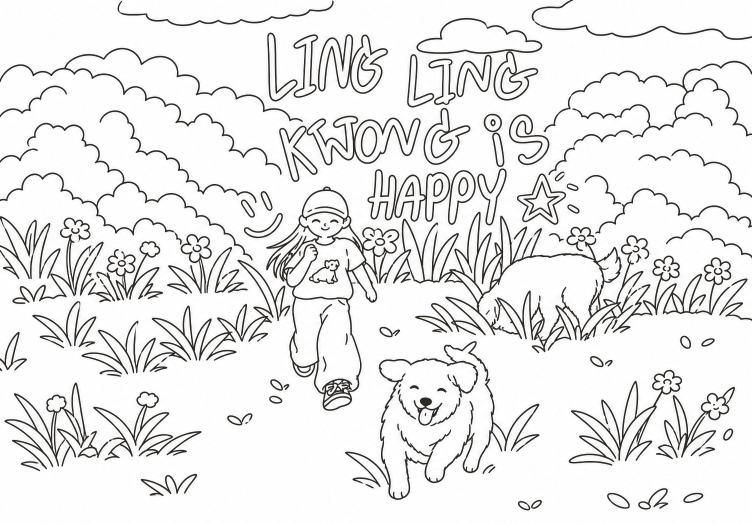
#> input picture public-release/ling-ling-lineart-transparent.png, 1504 x 1046 px, given in place of ling-ling-garden.png, which was not available (shown at 1/2 size)
$ python generate_outline.py
#> lines starting #> are read from the running program, lines starting #| are printed output that depends on the picture; pictures that were not available may be replaced by others from this repository, and a replacement may not be noted
from pathlib import Path

from PIL import Image, ImageEnhance, ImageFilter, ImageOps


ROOT = Path(__file__).resolve().parents[1]
SOURCE = ROOT / 'public' / 'ling-ling-garden.png'
OUTPUT = ROOT / 'public' / 'ling-ling-outline.png'


def main() -> None:
    image = Image.open(SOURCE).convert('RGB')
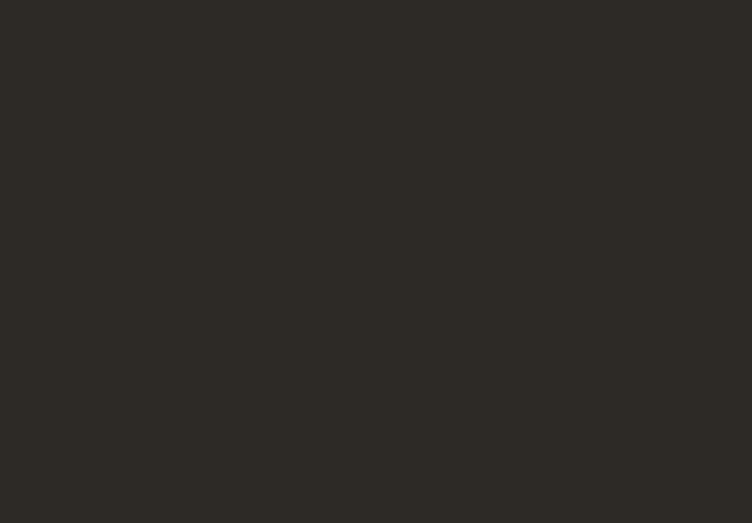
#> image: PIL image 1504x1046 RGB (shown at 1/2 size); mean R, G, B 45, 42, 38
    # 先降噪再取边缘，尽量保住画中的人物、狗、草地和手写文字轮廓。
    smooth = image.filter(ImageFilter.GaussianBlur(radius=3.5))
    gray = ImageOps.grayscale(smooth)
#> gray: PIL image 1504x1046 L; every value is 42
    edges = gray.filter(ImageFilter.FIND_EDGES)
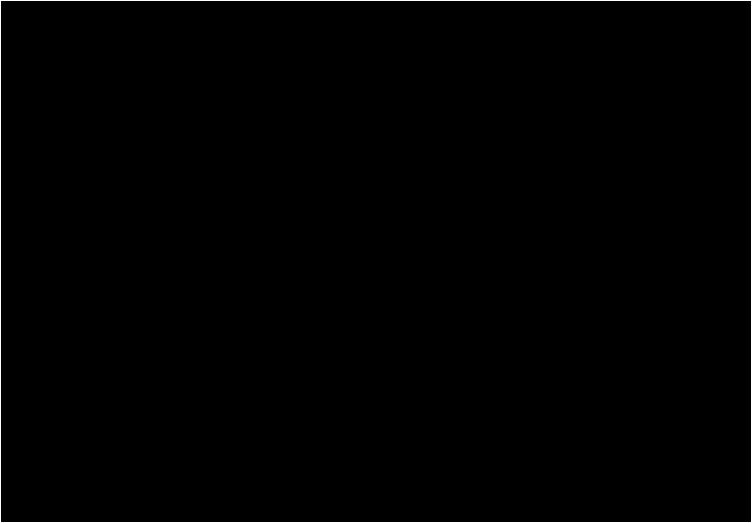
#> edges: PIL image 1504x1046 L (shown at 1/2 size); values 0 (black) and 42 (white), 0.32% white in thin lines or dots
    edges = ImageEnhance.Contrast(edges).enhance(3.4)
#> edges: PIL image 1504x1046 L; values 0 (black) and 142 (white), 0.32% white in thin lines or dots
    line_art = edges.point(lambda value: 55 if value > 12 else 255)
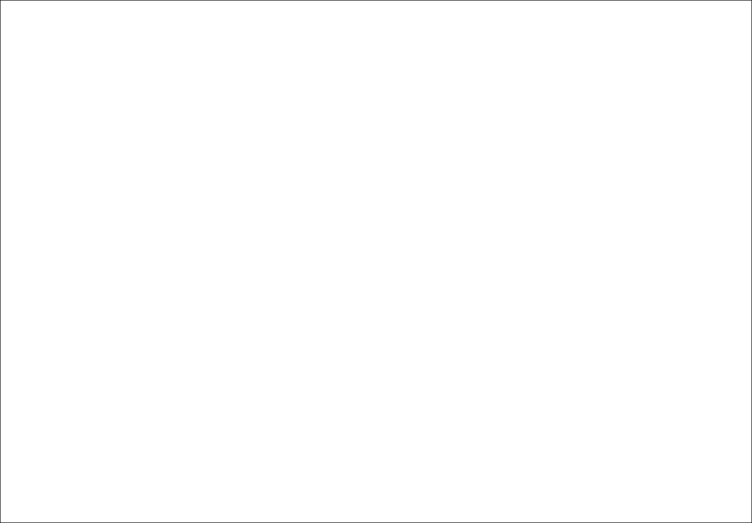
#> line_art: PIL image 1504x1046 L (shown at 1/2 size); values 55 (black) and 255 (white), 99.7% white; black in thin lines or dots
    line_art.save(OUTPUT, optimize=True)


if __name__ == '__main__':
    main()
